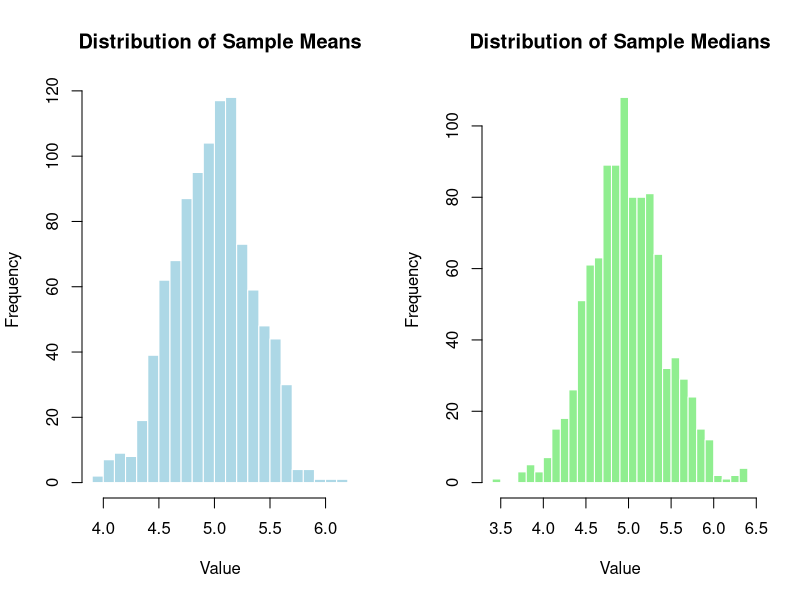

Here is the R script that generated this plot:
# Lab 9: Calculate Efficiency of Estimators
 # Parameters
 mu <- 5
 sigma <- 2
 n <- 30
 N_sim <- 1000
 # Initialize vectors
 means <- numeric(N_sim)
 medians <- numeric(N_sim)
 # Simulation
 set.seed(123)
 for (i in 1:N_sim) {
 data <- rnorm(n, mean = mu, sd = sigma)
 means[i] <- mean(data)
 medians[i] <- median(data)
 }
 # Efficiency (ratio of variances)
 efficiency <- var(medians) / var(means)
 print(paste("Efficiency (Median/Mean):", efficiency))
 # Graphical Output
 par(mfrow = c(1, 2))
 # Histogram of means
hist(means, breaks = 30, col = "lightblue", main = "Distribution of Sample Means", xlab = "Value", border = "white")
 # Histogram of medians
 hist(medians, breaks = 30, col = "lightgreen", main = "Distribution of Sample Medians", xlab = "Value", border = "white")